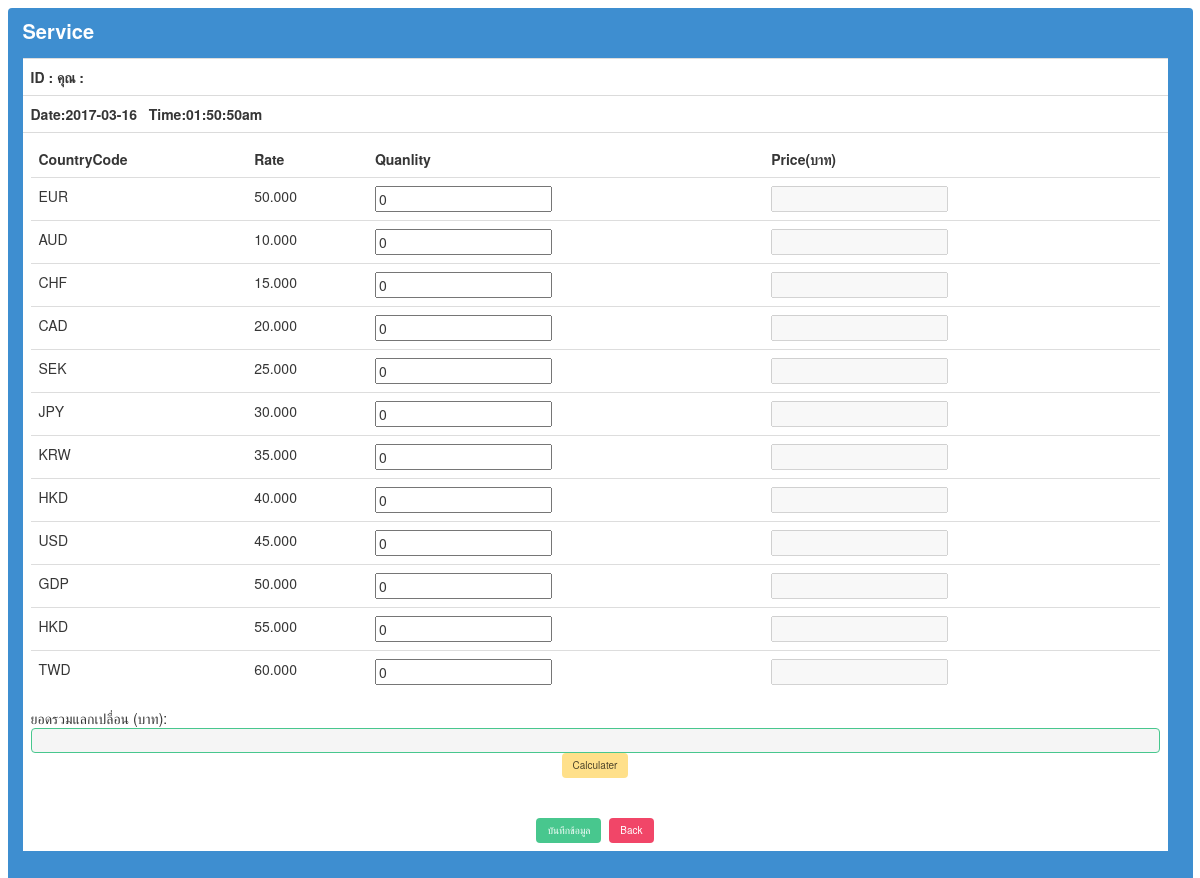
The app's page /PhpProject3/addatabase.php (signed in) with its own data.
### tables this page shows
CREATE TABLE `money` (
  `IDCountry` int(5) NOT NULL,
  `CountryCode` varchar(4) NOT NULL,
  `Money` decimal(10,3) NOT NULL
);

### PhpProject3/addatabase.php (the view, shortened to what this page needs)
<!DOCTYPE html>
<html>
<head>
    <?php include_once('header.php') ?>
</head>
<body>
    <div class="tile is-parent">
        <article class="tile is-child notification is-info">
            <p class="title">Service</p>
<?php
        echo "<table class='table'>";
                                $con=mysqli_connect("localhost","root","","database2");
                                echo"<tr>";
                                    echo"<th>ID  :".$_POST['text1']." ";
                                    echo"คุณ : ".$_POST['text2']." ".$_POST['text3']."</th>";
                                echo"</tr>";
                echo "<tr>";
                        echo "<th>Date:".date('Y-m-d')."&nbsp &nbspTime:".date('h:i:sa')."</th>";
                echo "</tr>";
                echo "<tr>";
                    echo "<td>";
                    echo "<table>";
                    echo "<table class='table'>";
                    $head=array("CountryCode","Rate","Quanlity","Price(บาท)");
                    echo " <thead>";
                    echo "<tr>";
                    for($i=0; $i<count($head) ; $i++)
                        echo "<th>".$head[$i]."</th>";
                    echo "</tr>";
                    echo " </thead>";
                    $result=mysqli_query($con,"SELECT * FROM money");
                    $temp=0;
                    echo '<form name="form1" method="post" action="data.php">';
                    while($row=mysqli_fetch_array($result,MYSQLI_NUM))
                    {
                        echo "<tr>";
                        for($i=1; $i< 3; $i++)
                            echo '<td>'.$row[$i].'</td> ';
                        echo' <input name="txtVol1[]" id="txtVol1_'.$temp.'" type="hidden" value='.$row[2].'> '
                        . '<td><input name="txtVol2[]" id="txtVol2_'.$temp.'" type="text" value=0  onkeypress="check_number();" > </td> '
                        . '<td><input name="txtVol3[]" id="txtVol3_'.$temp.'" type="text" disabled></td>';
                        echo "</tr>";
                        $temp++;
                    }
                    echo "</table>";
                    echo'ยอดรวมแลกเปลื่อน (บาท):<input name="txtSum" class="input is-success"  id="txtSim" type="text" disabled>';
                    echo'<center><input type="button" class="button is-warning" value="Calculater" onClick="fncCal();"></center>';
                    echo "<center>";
                    echo '<br/><br/><input type="Submit" class="button is-success" value="บันทึกข้อมูล" onClick="return confirmT();"> &nbsp;';
                    echo"<input  type='button'  class='button is-danger' onClick='window.history.back()' value='Back'>";
                    echo "</center>";
                    echo "</table>";
                    echo "</td>";
                    echo "</tr>";
                    echo "</table>";
                    ?>
                </article>
            </div>
        </body>
        </html>

### records on screen
money: CountryCode "EUR", Money "50.000"
money: CountryCode "AUD", Money "10.000"
money: CountryCode "CHF", Money "15.000"
money: CountryCode "CAD", Money "20.000"
money: CountryCode "SEK", Money "25.000"
money: CountryCode "JPY", Money "30.000"
money: CountryCode "KRW", Money "35.000"
money: CountryCode "HKD", Money "40.000"
money: CountryCode "USD", Money "45.000"
money: CountryCode "GDP", Money "50.000"
money: CountryCode "HKD", Money "55.000"
money: CountryCode "TWD", Money "60.000"

### other values on screen
$head[$i] "CountryCode"
$head[$i] "Rate"
$head[$i] "Quanlity"
$head[$i] "Price(บาท)"
